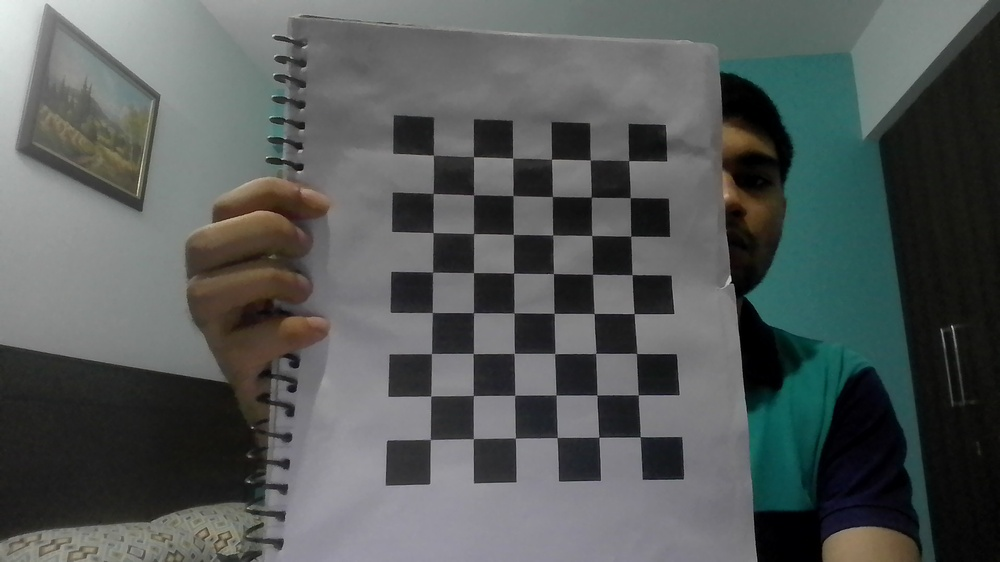
#> input picture CV_Pipeline_Windows_Implem/calibration_images/img_1.jpg, 1000 x 562 px, shrunk from 1920 x 1080 before the run; its folder holds only this picture in this run
$ python calibration.py
#> lines starting #> are read from the running program, lines starting #| are printed output that depends on the picture; after the words box and inside, x2 and y2 are one past the last pixel; in counts of white or black regions, pixels touching at a corner belong together; long printed decimals are rounded
import glob
import cv2
import numpy as np

# Define chessboard size (number of internal corners)
chessboard_size = (6, 8)  # For a 7x9 square chessboard (width x height)

# Prepare object points
objp = np.zeros((chessboard_size[0] * chessboard_size[1], 3), np.float32)
objp[:, :2] = np.mgrid[0:chessboard_size[0], 0:chessboard_size[1]].T.reshape(-1, 2)

# Arrays to store object points and image points
objpoints = []
imgpoints = []

# Load calibration images
images = glob.glob('calibration_images/*.jpg')
if not images:
    print("Error: No JPEG images found in calibration_images folder.")
    exit()

for fname in images:
    img = cv2.imread(fname)
#> img is the input picture: shape (562, 1000, 3); mean B, G, R 88.1, 89.2, 84.3
    if img is None:
        print(f"Warning: Failed to load image {fname}")
        continue
    gray = cv2.cvtColor(img, cv2.COLOR_BGR2GRAY)
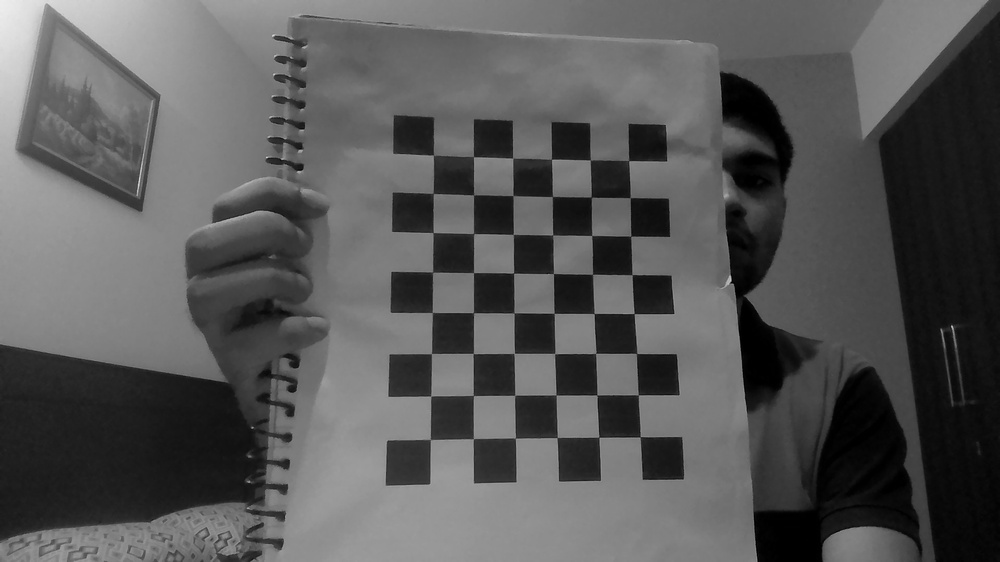
#> gray: shape (562, 1000); min 0, max 238, mean 87.6

    # Find chessboard corners
    ret, corners = cv2.findChessboardCorners(gray, chessboard_size, None)
#> ret = True; corners = 48 rows, first 8: [433.1, 155.3], [473.6, 157], [512.6, 158.3], [551.6, 159.4], [589.9, 160.2], [629, 160.8], [433.4, 193.6], [473.5, 195]

    if ret:
        objpoints.append(objp)
        corners2 = cv2.cornerSubPix(gray, corners, (11, 11), (-1, -1),
                                   criteria=(cv2.TERM_CRITERIA_EPS + cv2.TERM_CRITERIA_MAX_ITER, 30, 0.001))
#> corners2 = 48 rows, first 8: [433.5, 155.2], [473.4, 156.6], [512.7, 158.2], [551.5, 159.2], [590.2, 160], [628.6, 160.6], [433.1, 193.5], [473.6, 194.9]
        imgpoints.append(corners2)
        cv2.drawChessboardCorners(img, chessboard_size, corners2, ret)
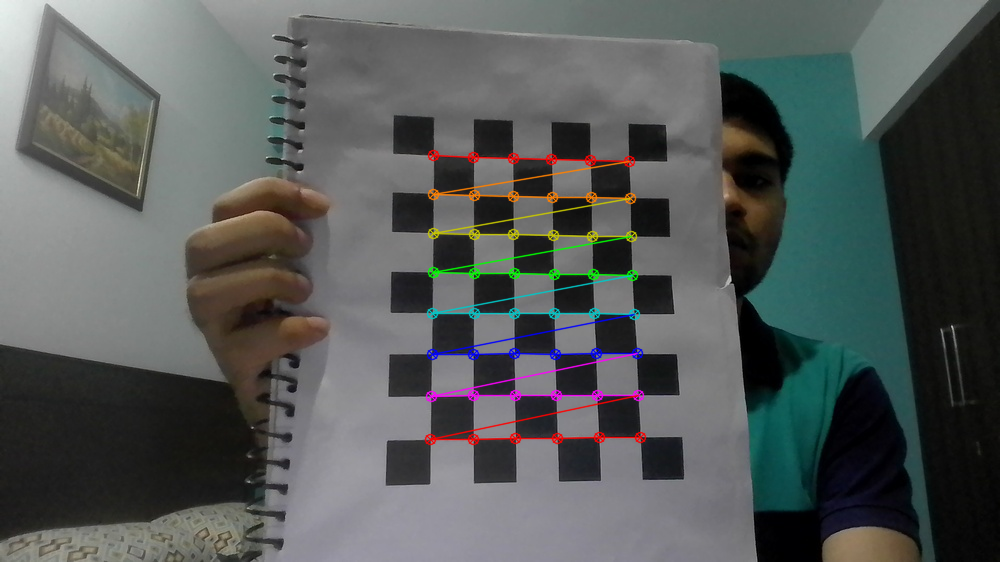
#> img: shape (562, 1000, 3); 2.3% of pixels changed, all inside (x1, y1, x2, y2) = (424, 149, 647, 446)
        cv2.imshow('Chessboard Corners', img)
        cv2.waitKey(500)
    else:
        print(f"Warning: Chessboard corners not found in {fname}")

cv2.destroyAllWindows()

if not objpoints or not imgpoints:
    print("Error: No valid chessboard images processed. Calibration aborted.")
    exit()

# Calibrate camera
ret, K, dist, rvecs, tvecs = cv2.calibrateCamera(objpoints, imgpoints, gray.shape[::-1], None, None)
#> ret = 0.259; K = [[634.9, 0, 519.3], [0, 632.4, 287.1], [0, 0, 1]]; dist = [[0.338, -2.23, -0.00928, 0.0109, 3.37]]; rvecs = ([-0.183, -0.112, -0.000472],); tvecs = ([-2.16, -3.31, 16.16],)

if ret:
    print("Camera matrix K:\n", K)
#| Camera matrix K:
#|  [[634.874   0.         519.268]
#|  [  0.         632.398 287.052]
#|  [  0.           0.           1.        ]]
    print("Distortion coefficients:\n", dist)
#| Distortion coefficients:
#|  [[ 0.3379 -2.234 -0.009276  0.01094  3.366]]
    # Save to files
    np.save('camera_matrix.npy', K)
    np.save('distortion_coeffs.npy', dist)
    print("Calibration files saved successfully.")
else:
    print("Error: Camera calibration failed.")
    exit()

$ run again, on CV_Pipeline_Windows_Implem/calibration_images/img_14.jpg
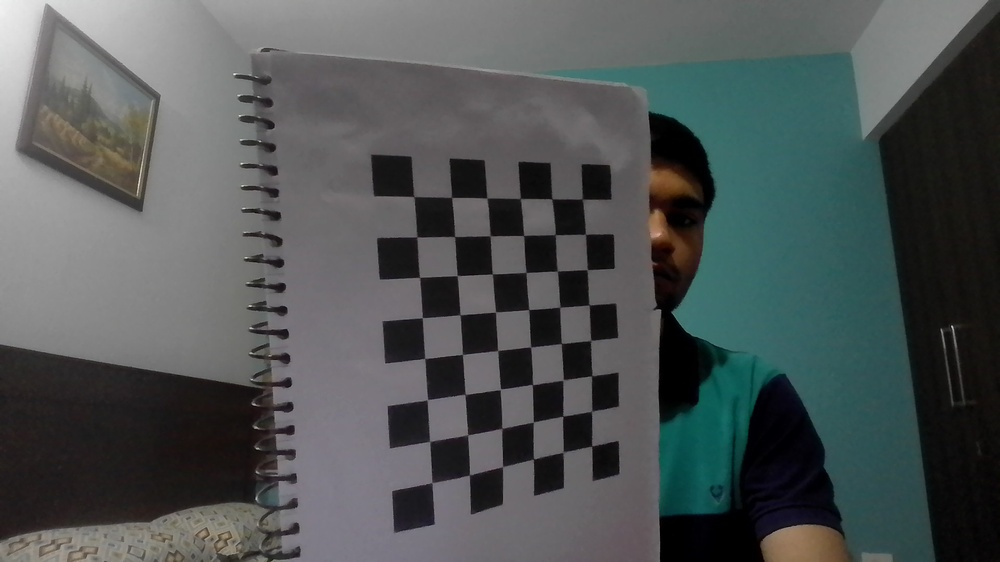
#> input picture CV_Pipeline_Windows_Implem/calibration_images/img_14.jpg, 1000 x 562 px, shrunk from 1920 x 1080 before the run
#> img is the input picture: shape (562, 1000, 3); mean B, G, R 84.6, 84.7, 79
#> `gray = cv2.cvtColor(img, cv2.COLOR_BGR2GRAY)`:
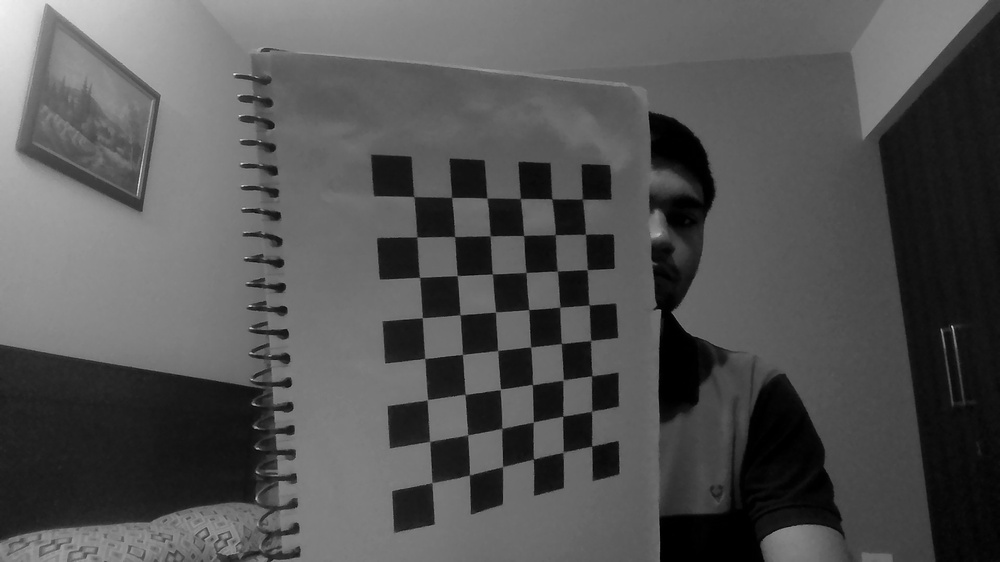
#> gray: shape (562, 1000); min 0, max 242, mean 83
#> `ret, corners = cv2.findChessboardCorners(gray, chessboard_size, None)`: ret = True; corners = 48 rows, first 8: [413.3, 196.9], [452.3, 197.7], [486.4, 198.4], [520.7, 198.4], [551.7, 199.3], [582.1, 198.6], [417.1, 237], [454.6, 236.5]
#> corners2 = 48 rows, first 8: [413.9, 196.6], [451.6, 197.5], [486.9, 198.2], [520.4, 198.5], [551.7, 198.8], [582.4, 199.2], [416.8, 237], [454.6, 236.6]
#> `cv2.drawChessboardCorners(img, chessboard_size, corners2, ret)`:
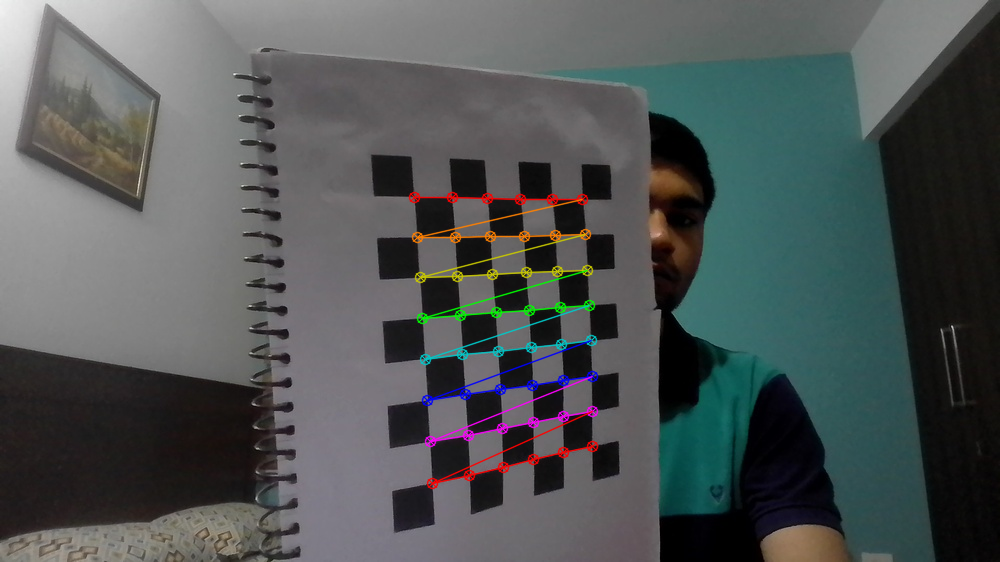
#> img: shape (562, 1000, 3); 2.01% of pixels changed, all inside (x1, y1, x2, y2) = (408, 191, 599, 490)
#> `ret, K, dist, rvecs, tvecs = cv2.calibrateCamera(objpoints, imgpoints,..`: ret = 0.586; K = [[2502.5, 0, 514.6], [0, 1065.7, 135.1], [0, 0, 1]]; dist = [[-5.95, 40.83, 0.475, -0.0602, -166.3]]; rvecs = ([-0.115, -1.15, 0.0169],); tvecs = ([-1.15, 1.6, 29.73],)
#| Camera matrix K:
#|  [[2.50254482e+03 0.00000000e+00 5.14567189e+02]
#|  [0.00000000e+00 1.06574993e+03 1.35080997e+02]
#|  [0.00000000e+00 0.00000000e+00 1.00000000e+00]]
#| Distortion coefficients:
#|  [[-5.95406098e+00  4.08303183e+01  4.75432949e-01 -6.01682758e-02
#|   -1.66334249e+02]]

$ run again, on CV_Pipeline_Windows_Implem/calibration_images/img_15.jpg
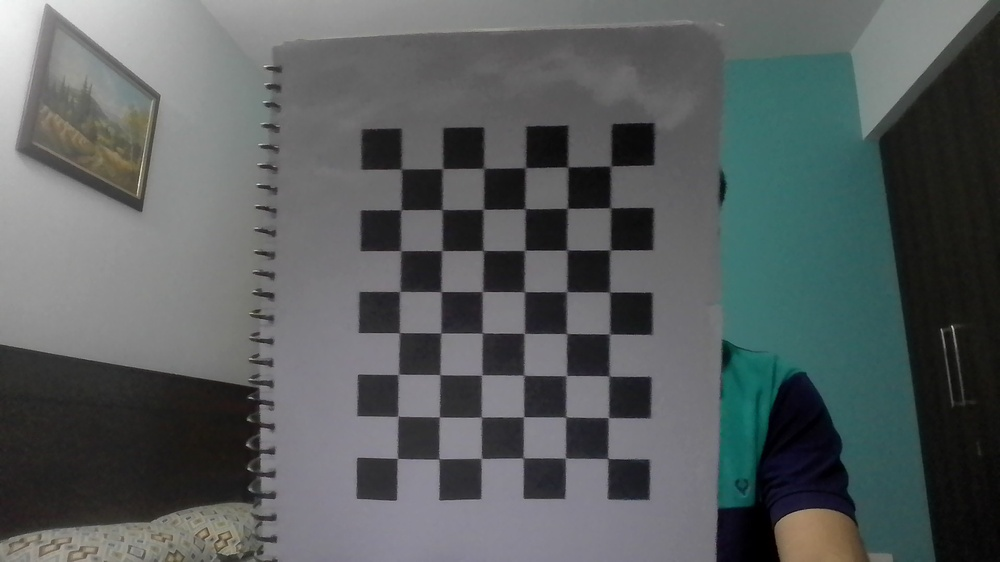
#> input picture CV_Pipeline_Windows_Implem/calibration_images/img_15.jpg, 1000 x 562 px, shrunk from 1920 x 1080 before the run
#> img is the input picture: shape (562, 1000, 3); mean B, G, R 93.8, 93.5, 87.7
#> `gray = cv2.cvtColor(img, cv2.COLOR_BGR2GRAY)`:
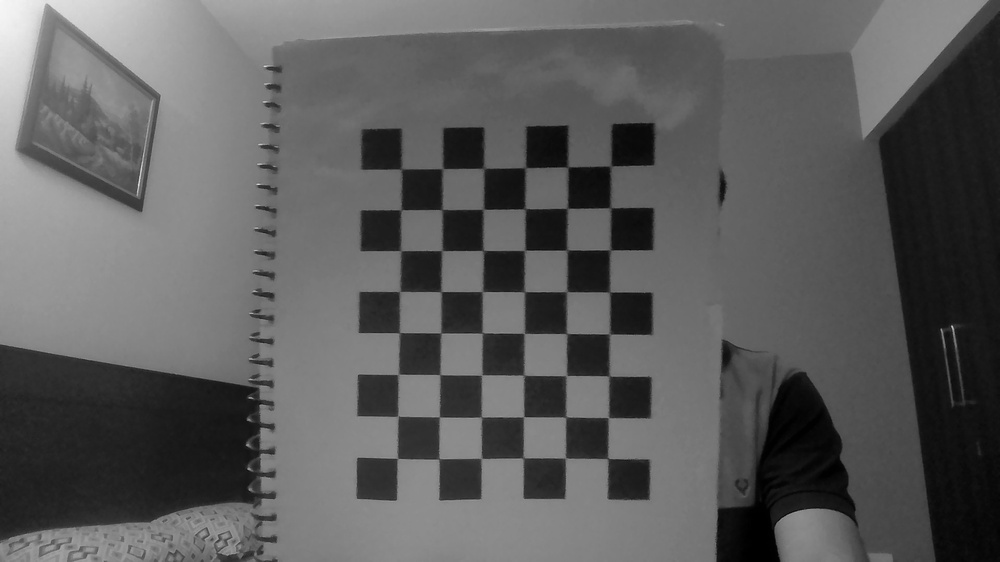
#> gray: shape (562, 1000); min 0, max 249, mean 91.8
#> `ret, corners = cv2.findChessboardCorners(gray, chessboard_size, None)`: ret = True; corners = 48 rows, first 8: [400.3, 169.6], [442.6, 168.4], [484, 168], [525.5, 167.5], [568, 167], [610, 166], [402.5, 209.5], [441.8, 209.7]
#> corners2 = 48 rows, first 8: [401.3, 169], [442.6, 168.6], [483.6, 168.3], [525.4, 167.7], [567.6, 166.9], [610.6, 166.1], [401, 209.7], [442, 209.5]
#> `cv2.drawChessboardCorners(img, chessboard_size, corners2, ret)`:
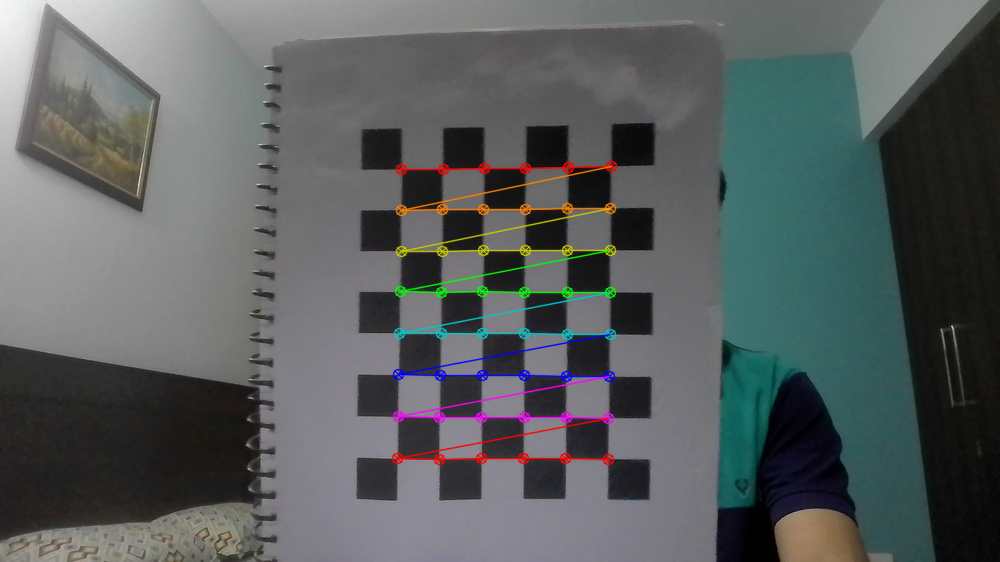
#> img: shape (562, 1000, 3); 2.38% of pixels changed, all inside (x1, y1, x2, y2) = (391, 160, 618, 466)
#> `ret, K, dist, rvecs, tvecs = cv2.calibrateCamera(objpoints, imgpoints,..`: ret = 0.294; K = [[3913.6, 0, 426.7], [0, 3773.5, 169.3], [0, 0, 1]]; dist = [[10.34, -851.8, -0.13, -0.0541, 15588.5]]; rvecs = ([-0.0623, 0.266, 0.000283],); tvecs = ([-0.596, -0.0088, 92.12],)
#| Camera matrix K:
#|  [[3.91360431e+03 0.00000000e+00 4.26719084e+02]
#|  [0.00000000e+00 3.77354939e+03 1.69304172e+02]
#|  [0.00000000e+00 0.00000000e+00 1.00000000e+00]]
#| Distortion coefficients:
#|  [[ 1.03428443e+01 -8.51810766e+02 -1.29575452e-01 -5.41071097e-02
#|    1.55885152e+04]]

$ run again, on CV_Pipeline_Windows_Implem/calibration_images/img_2.jpg
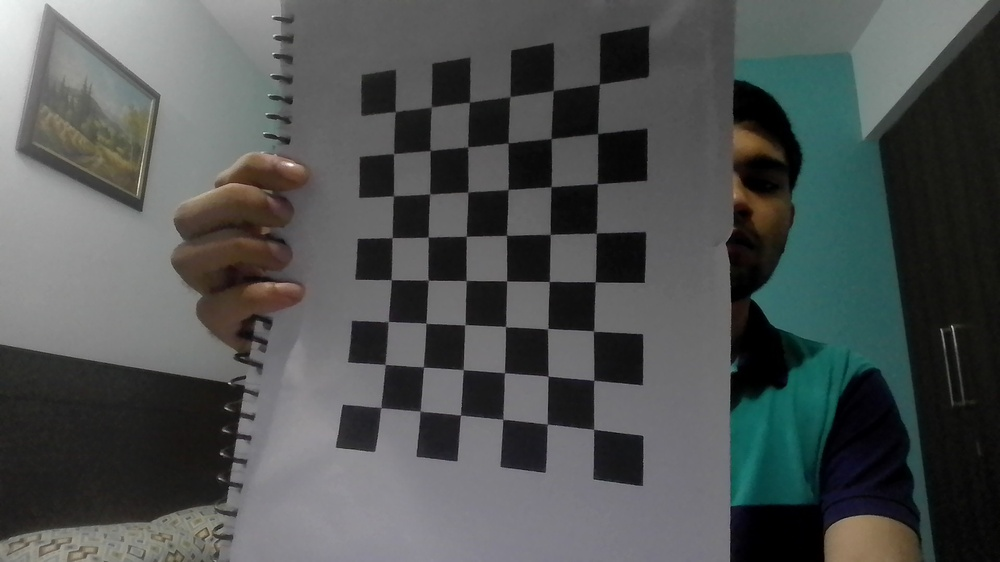
#> input picture CV_Pipeline_Windows_Implem/calibration_images/img_2.jpg, 1000 x 562 px, shrunk from 1920 x 1080 before the run
#> img is the input picture: shape (562, 1000, 3); mean B, G, R 81.7, 82.6, 78.6
#> `gray = cv2.cvtColor(img, cv2.COLOR_BGR2GRAY)`:
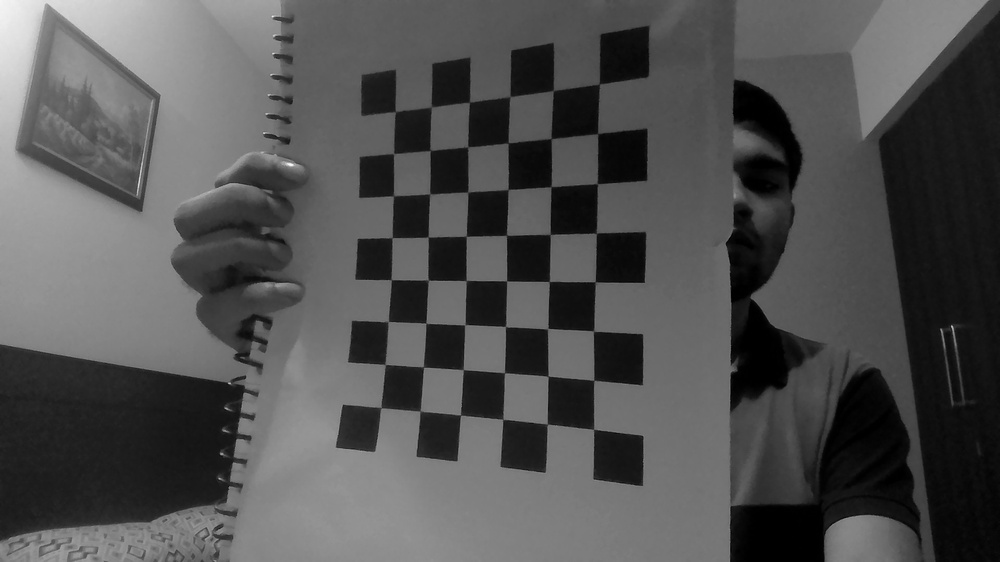
#> gray: shape (562, 1000); min 0, max 250, mean 81.3
#> `ret, corners = cv2.findChessboardCorners(gray, chessboard_size, None)`: ret = True; corners = 48 rows, first 8: [395.5, 111.6], [431.6, 106.7], [469.4, 102.2], [507, 98], [553.3, 90.58], [597, 83], [393.7, 153.7], [430.4, 150.3]
#> corners2 = 48 rows, first 8: [395.2, 111.5], [431.3, 107.1], [469.4, 102.2], [509.8, 96.67], [553.3, 90.57], [599.4, 84.16], [393.6, 153.6], [430.1, 150.5]
#> `cv2.drawChessboardCorners(img, chessboard_size, corners2, ret)`:
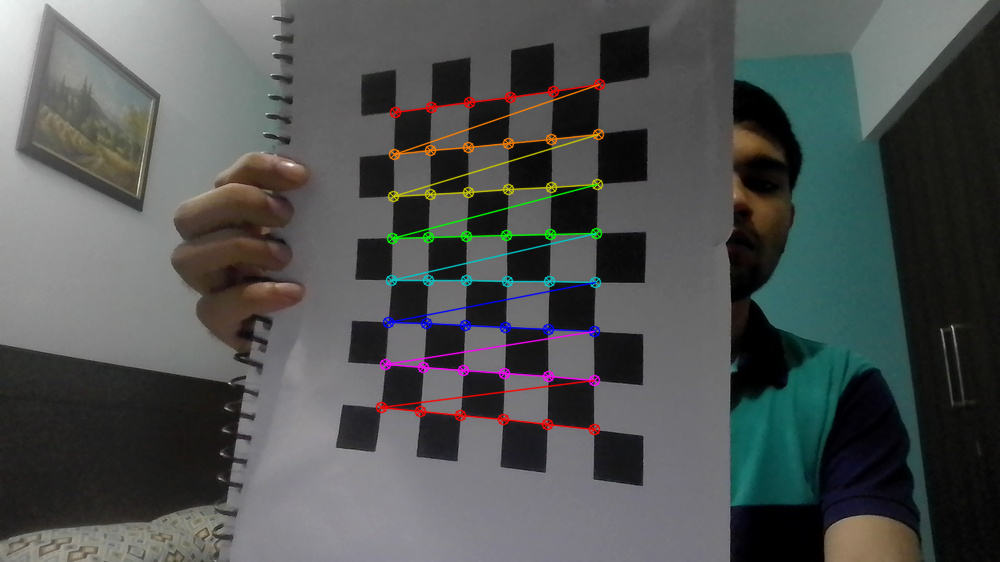
#> img: shape (562, 1000, 3); 2.35% of pixels changed, all inside (x1, y1, x2, y2) = (375, 78, 606, 436)
#> `ret, K, dist, rvecs, tvecs = cv2.calibrateCamera(objpoints, imgpoints,..`: ret = 0.594; K = [[602.6, 0, 608.2], [0, 565.7, 229.4], [0, 0, 1]]; dist = [[-0.0646, 0.907, -0.0559, 0.00496, -0.293]]; rvecs = ([-0.141, 0.419, -0.0155],); tvecs = ([-4.75, -2.68, 13.76],)
#| Camera matrix K:
#|  [[602.587    0.         608.241]
#|  [  0.         565.650 229.369 ]
#|  [  0.           0.           1.        ]]
#| Distortion coefficients:
#|  [[-0.0646  0.9068 -0.05587  0.004958 -0.2934]]
